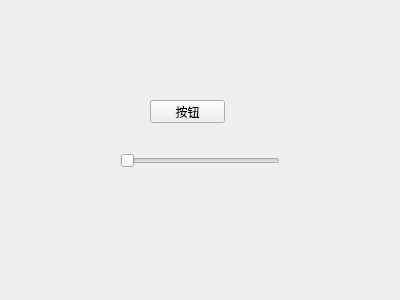
<?xml version="1.0" encoding="UTF-8"?>
<ui version="4.0">
 <class>MyWidget</class>
 <widget class="QWidget" name="MyWidget">
  <property name="geometry">
   <rect>
    <x>0</x>
    <y>0</y>
    <width>400</width>
    <height>300</height>
   </rect>
  </property>
  <property name="windowTitle">
   <string>自定义标题</string>
  </property>
  <widget class="QPushButton" name="pushButton">
   <property name="geometry">
    <rect>
     <x>150</x>
     <y>100</y>
     <width>75</width>
     <height>23</height>
    </rect>
   </property>
   <property name="text">
    <string>按钮</string>
   </property>
  </widget>
  <widget class="QSlider" name="horizontalSlider">
   <property name="geometry">
    <rect>
     <x>120</x>
     <y>150</y>
     <width>160</width>
     <height>22</height>
    </rect>
   </property>
   <property name="orientation">
    <enum>Qt::Horizontal</enum>
   </property>
  </widget>
 </widget>
 <resources/>
 <connections/>
</ui>
